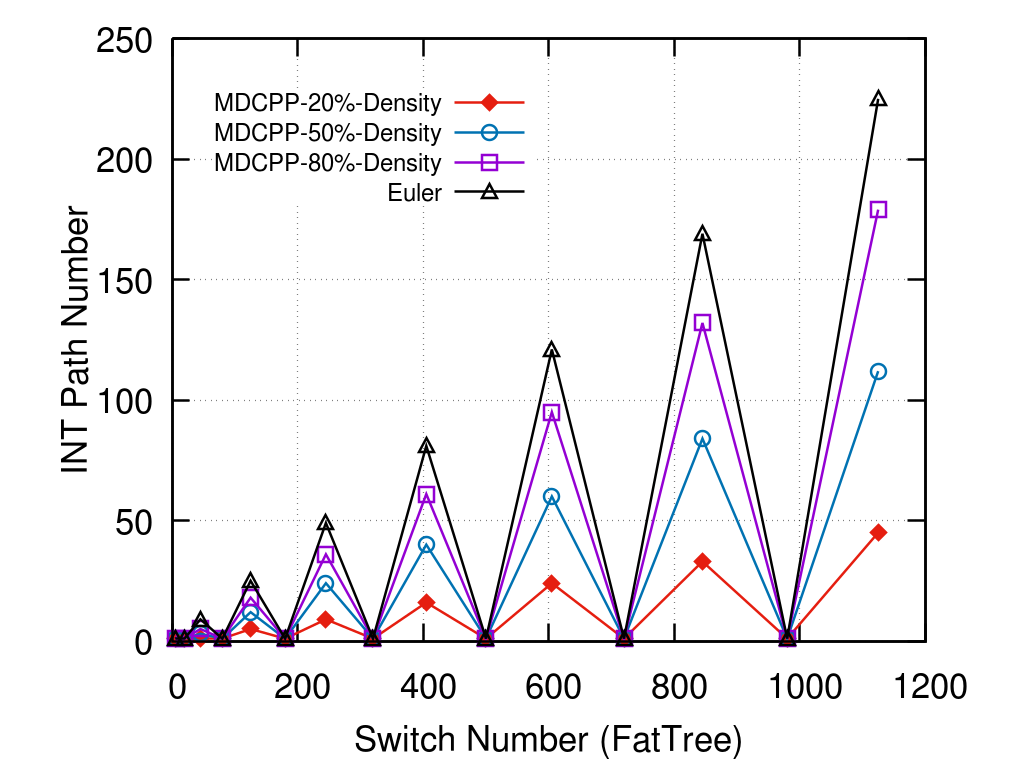

Here is the gnuplot script that generated this plot:
reset
set key center at 330, 205

set size ratio 0.8


set grid

set xlabel "Switch Number (FatTree)" offset 0,0.3
set ylabel "INT Path Number" offset 2.0,0

set key font ",18"
set yrange [0:250]
set xrange [0:1200]
set xtics 0,200,1200
plot 'data8_0.txt' using 1:2 title"MDCPP-20%-Density" with linespoints ls 7 pt 13 pointsize 2.5,\
'data8_1.txt' using 1:2 title"MDCPP-50%-Density" with linespoints ls 6 pt 6 pointsize 2.5,\
'data8_2.txt' using 1:2 title"MDCPP-80%-Density" with linespoints ls 8 lc 1 pt 4 pointsize 2.5,\
'data8_0.txt' using 1:4 title"Euler" with linespoints ls 8 pointsize 2.5


set terminal pngcairo size 1024,768 color solid linewidth 2.5 font "Helvetica,26"
set output "figure8_0.png"

replot

set output
